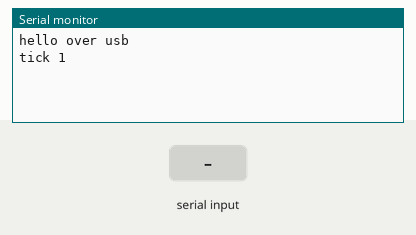
Recording of a sketch running on a simulated ESP32-S3. Parts: the last lines printed to the serial monitor. The test bench sets the inputs (shaded band).

Above: at 1.2 s.
1.3 s: "1\n" received over Serial
At 1.9 s:
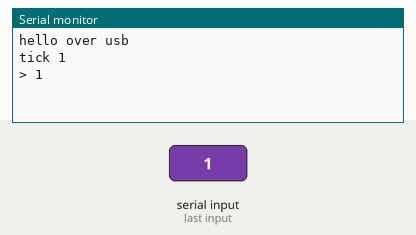
2.8 s: "0\n" received over Serial
At 2.96 s:
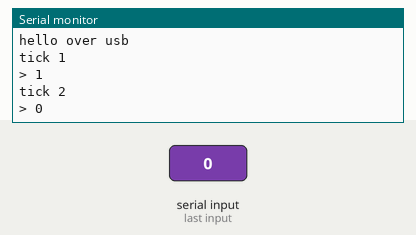
4.3 s: "2\n" received over Serial
At 4.9 s:
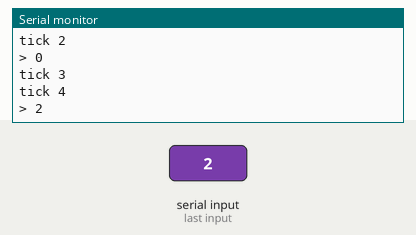
Timing chart, 0 to 7.3 s (numbered marks = the images above; inputs shaded):
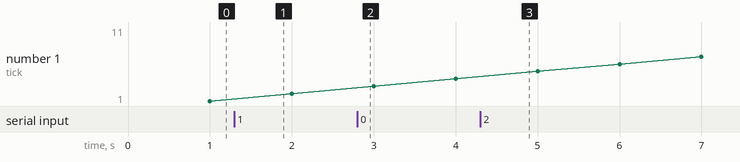

The sketch:

cdc-hello.ino
```cpp
// cdc-hello — tests assert (BT125): built with USB CDC on boot (FQBN option CDCOnBoot=cdc), so
// Serial is the S3's USB-Serial-JTAG (USB mode Hardware CDC and JTAG): prints "hello over usb" once, then "tick N" once a second;
// each line received on Serial comes back as "> <line>".
String line;

void setup() {
  Serial.begin(115200);
  Serial.println("hello over usb");
}

void loop() {
  static int n = 0;
  static unsigned long last = millis();
  while (Serial.available() > 0) {
    char c = (char)Serial.read();
    if (c == '\n') {
      Serial.print("> ");
      Serial.println(line);
      line = "";
    } else if (c != '\r') {
      line += c;
    }
  }
  if (millis() - last >= 1000) {
    last += 1000;
    Serial.printf("tick %d\n", ++n);
  }
  delay(1);
}
```

Measured:
- after the input at 1.3 s, the serial monitor: prints a new line at once (image 1)
- after the input at 2.8 s, the serial monitor: prints a new line at once (image 2)
- after the input at 4.3 s, the serial monitor: prints a new line at once (image 3)
